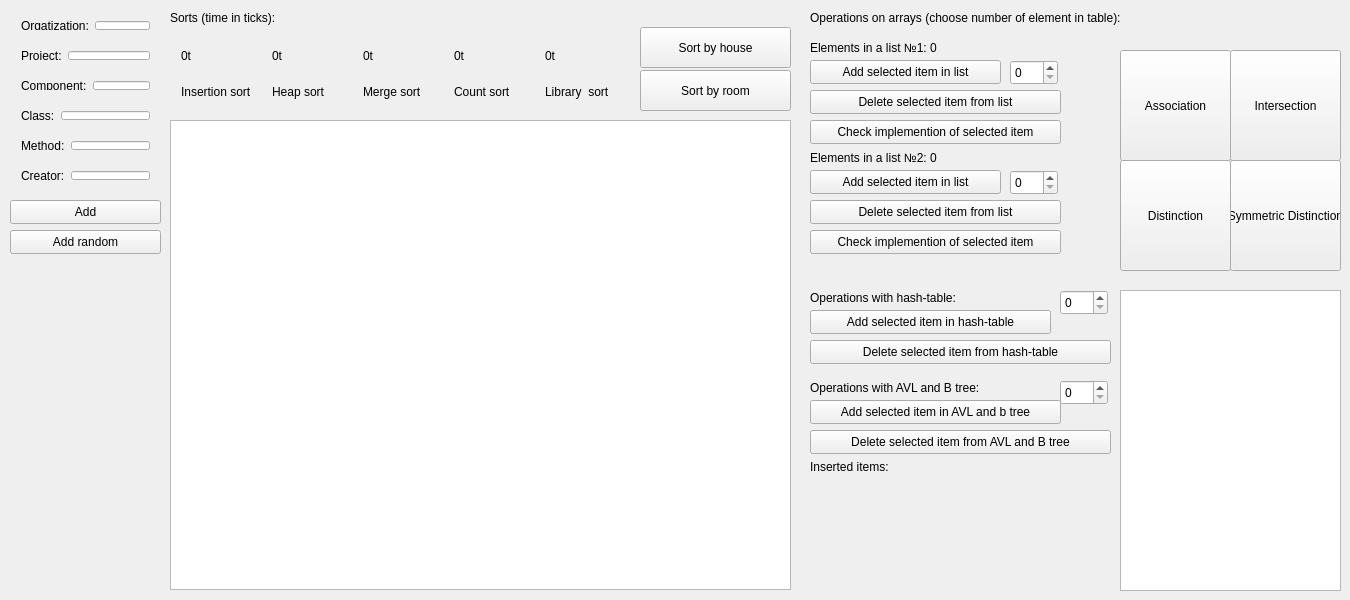
<?xml version="1.0" encoding="UTF-8"?>
<ui version="4.0">
 <class>MainWindow</class>
 <widget class="QMainWindow" name="MainWindow">
  <property name="geometry">
   <rect>
    <x>0</x>
    <y>0</y>
    <width>1350</width>
    <height>600</height>
   </rect>
  </property>
  <property name="windowTitle">
   <string>MainWindow</string>
  </property>
  <widget class="QWidget" name="centralWidget">
   <widget class="QTableWidget" name="tableWidget">
    <property name="geometry">
     <rect>
      <x>170</x>
      <y>120</y>
      <width>621</width>
      <height>470</height>
     </rect>
    </property>
   </widget>
   <widget class="QPushButton" name="pushButton">
    <property name="geometry">
     <rect>
      <x>10</x>
      <y>230</y>
      <width>151</width>
      <height>24</height>
     </rect>
    </property>
    <property name="text">
     <string>Add random</string>
    </property>
   </widget>
   <widget class="QWidget" name="horizontalLayoutWidget">
    <property name="geometry">
     <rect>
      <x>10</x>
      <y>10</y>
      <width>151</width>
      <height>31</height>
     </rect>
    </property>
    <layout class="QHBoxLayout" name="horizontalLayout">
     <item>
      <widget class="QLabel" name="label">
       <property name="text">
        <string>Orgatization:</string>
       </property>
      </widget>
     </item>
     <item>
      <widget class="QLineEdit" name="lineEdit">
       <property name="text">
        <string/>
       </property>
      </widget>
     </item>
    </layout>
   </widget>
   <widget class="QWidget" name="horizontalLayoutWidget_2">
    <property name="geometry">
     <rect>
      <x>10</x>
      <y>40</y>
      <width>151</width>
      <height>31</height>
     </rect>
    </property>
    <layout class="QHBoxLayout" name="horizontalLayout_2">
     <item>
      <widget class="QLabel" name="label_2">
       <property name="text">
        <string>Project:</string>
       </property>
      </widget>
     </item>
     <item>
      <widget class="QLineEdit" name="lineEdit_2">
       <property name="text">
        <string/>
       </property>
      </widget>
     </item>
    </layout>
   </widget>
   <widget class="QWidget" name="horizontalLayoutWidget_3">
    <property name="geometry">
     <rect>
      <x>10</x>
      <y>70</y>
      <width>151</width>
      <height>31</height>
     </rect>
    </property>
    <layout class="QHBoxLayout" name="horizontalLayout_3">
     <item>
      <widget class="QLabel" name="label_3">
       <property name="text">
        <string>Component:</string>
       </property>
      </widget>
     </item>
     <item>
      <widget class="QLineEdit" name="lineEdit_3">
       <property name="text">
        <string/>
       </property>
      </widget>
     </item>
    </layout>
   </widget>
   <widget class="QWidget" name="horizontalLayoutWidget_4">
    <property name="geometry">
     <rect>
      <x>10</x>
      <y>100</y>
      <width>151</width>
      <height>31</height>
     </rect>
    </property>
    <layout class="QHBoxLayout" name="horizontalLayout_4">
     <item>
      <widget class="QLabel" name="label_4">
       <property name="text">
        <string>Class:</string>
       </property>
      </widget>
     </item>
     <item>
      <widget class="QLineEdit" name="lineEdit_4">
       <property name="text">
        <string/>
       </property>
      </widget>
     </item>
    </layout>
   </widget>
   <widget class="QWidget" name="horizontalLayoutWidget_5">
    <property name="geometry">
     <rect>
      <x>10</x>
      <y>130</y>
      <width>151</width>
      <height>31</height>
     </rect>
    </property>
    <layout class="QHBoxLayout" name="horizontalLayout_5">
     <item>
      <widget class="QLabel" name="label_5">
       <property name="text">
        <string>Method:</string>
       </property>
      </widget>
     </item>
     <item>
      <widget class="QLineEdit" name="lineEdit_5">
       <property name="text">
        <string/>
       </property>
      </widget>
     </item>
    </layout>
   </widget>
   <widget class="QWidget" name="horizontalLayoutWidget_6">
    <property name="geometry">
     <rect>
      <x>10</x>
      <y>160</y>
      <width>151</width>
      <height>31</height>
     </rect>
    </property>
    <layout class="QHBoxLayout" name="horizontalLayout_6">
     <item>
      <widget class="QLabel" name="label_6">
       <property name="text">
        <string>Creator:</string>
       </property>
      </widget>
     </item>
     <item>
      <widget class="QLineEdit" name="lineEdit_6">
       <property name="text">
        <string/>
       </property>
      </widget>
     </item>
    </layout>
   </widget>
   <widget class="QPushButton" name="pushButton_2">
    <property name="geometry">
     <rect>
      <x>10</x>
      <y>200</y>
      <width>151</width>
      <height>24</height>
     </rect>
    </property>
    <property name="text">
     <string>Add</string>
    </property>
   </widget>
   <widget class="QLabel" name="label_7">
    <property name="geometry">
     <rect>
      <x>170</x>
      <y>10</y>
      <width>131</width>
      <height>16</height>
     </rect>
    </property>
    <property name="text">
     <string>Sorts (time in ticks):</string>
    </property>
   </widget>
   <widget class="QWidget" name="horizontalLayoutWidget_7">
    <property name="geometry">
     <rect>
      <x>170</x>
      <y>30</y>
      <width>471</width>
      <height>88</height>
     </rect>
    </property>
    <layout class="QHBoxLayout" name="horizontalLayout_7">
     <item>
      <layout class="QVBoxLayout" name="verticalLayout">
       <item>
        <widget class="QLabel" name="time_1">
         <property name="styleSheet">
          <string notr="true">text-align:center;</string>
         </property>
         <property name="text">
          <string>0t</string>
         </property>
        </widget>
       </item>
       <item>
        <widget class="QLabel" name="label_8">
         <property name="text">
          <string>Insertion sort</string>
         </property>
        </widget>
       </item>
      </layout>
     </item>
     <item>
      <layout class="QVBoxLayout" name="verticalLayout_2">
       <item>
        <widget class="QLabel" name="time_2">
         <property name="text">
          <string>0t</string>
         </property>
        </widget>
       </item>
       <item>
        <widget class="QLabel" name="label_9">
         <property name="text">
          <string>Heap sort</string>
         </property>
        </widget>
       </item>
      </layout>
     </item>
     <item>
      <layout class="QVBoxLayout" name="verticalLayout_3">
       <item>
        <widget class="QLabel" name="time_3">
         <property name="styleSheet">
          <string notr="true">text-align: center;</string>
         </property>
         <property name="text">
          <string>0t</string>
         </property>
        </widget>
       </item>
       <item>
        <widget class="QLabel" name="label_10">
         <property name="styleSheet">
          <string notr="true">text-align: center;</string>
         </property>
         <property name="text">
          <string>Merge sort</string>
         </property>
        </widget>
       </item>
      </layout>
     </item>
     <item>
      <layout class="QVBoxLayout" name="verticalLayout_4">
       <item>
        <widget class="QLabel" name="time_4">
         <property name="text">
          <string>0t</string>
         </property>
        </widget>
       </item>
       <item>
        <widget class="QLabel" name="label_11">
         <property name="text">
          <string>Count sort</string>
         </property>
        </widget>
       </item>
      </layout>
     </item>
     <item>
      <layout class="QVBoxLayout" name="verticalLayout_5">
       <item>
        <widget class="QLabel" name="time_5">
         <property name="text">
          <string>0t</string>
         </property>
        </widget>
       </item>
       <item>
        <widget class="QLabel" name="label_12">
         <property name="text">
          <string>Library  sort</string>
         </property>
        </widget>
       </item>
      </layout>
     </item>
    </layout>
   </widget>
   <widget class="QPushButton" name="pushButton_4">
    <property name="geometry">
     <rect>
      <x>640</x>
      <y>27</y>
      <width>151</width>
      <height>41</height>
     </rect>
    </property>
    <property name="text">
     <string>Sort by house</string>
    </property>
   </widget>
   <widget class="QPushButton" name="pushButton_room">
    <property name="geometry">
     <rect>
      <x>640</x>
      <y>70</y>
      <width>151</width>
      <height>41</height>
     </rect>
    </property>
    <property name="text">
     <string>Sort by room</string>
    </property>
   </widget>
   <widget class="QLabel" name="label_13">
    <property name="geometry">
     <rect>
      <x>810</x>
      <y>10</y>
      <width>461</width>
      <height>16</height>
     </rect>
    </property>
    <property name="text">
     <string>Operations on arrays (choose number of element in table):</string>
    </property>
   </widget>
   <widget class="QPushButton" name="pushButton_3">
    <property name="geometry">
     <rect>
      <x>810</x>
      <y>60</y>
      <width>191</width>
      <height>24</height>
     </rect>
    </property>
    <property name="text">
     <string>Add selected item in list</string>
    </property>
   </widget>
   <widget class="QPushButton" name="pushButton_5">
    <property name="geometry">
     <rect>
      <x>810</x>
      <y>90</y>
      <width>251</width>
      <height>24</height>
     </rect>
    </property>
    <property name="text">
     <string>Delete selected item from list</string>
    </property>
   </widget>
   <widget class="QLabel" name="label_14">
    <property name="geometry">
     <rect>
      <x>810</x>
      <y>40</y>
      <width>251</width>
      <height>16</height>
     </rect>
    </property>
    <property name="text">
     <string>Elements in a list №1: 0</string>
    </property>
   </widget>
   <widget class="QPushButton" name="pushButton_6">
    <property name="geometry">
     <rect>
      <x>810</x>
      <y>120</y>
      <width>251</width>
      <height>24</height>
     </rect>
    </property>
    <property name="text">
     <string>Check implemention of selected item</string>
    </property>
   </widget>
   <widget class="QPushButton" name="pushButton_7">
    <property name="geometry">
     <rect>
      <x>810</x>
      <y>170</y>
      <width>191</width>
      <height>24</height>
     </rect>
    </property>
    <property name="text">
     <string>Add selected item in list</string>
    </property>
   </widget>
   <widget class="QPushButton" name="pushButton_8">
    <property name="geometry">
     <rect>
      <x>810</x>
      <y>230</y>
      <width>251</width>
      <height>24</height>
     </rect>
    </property>
    <property name="text">
     <string>Check implemention of selected item</string>
    </property>
   </widget>
   <widget class="QLabel" name="label_15">
    <property name="geometry">
     <rect>
      <x>810</x>
      <y>150</y>
      <width>251</width>
      <height>16</height>
     </rect>
    </property>
    <property name="text">
     <string>Elements in a list №2: 0</string>
    </property>
   </widget>
   <widget class="QPushButton" name="pushButton_9">
    <property name="geometry">
     <rect>
      <x>810</x>
      <y>200</y>
      <width>251</width>
      <height>24</height>
     </rect>
    </property>
    <property name="text">
     <string>Delete selected item from list</string>
    </property>
   </widget>
   <widget class="QSpinBox" name="spinBox">
    <property name="geometry">
     <rect>
      <x>1010</x>
      <y>60</y>
      <width>48</width>
      <height>25</height>
     </rect>
    </property>
   </widget>
   <widget class="QSpinBox" name="spinBox_2">
    <property name="geometry">
     <rect>
      <x>1010</x>
      <y>170</y>
      <width>48</width>
      <height>25</height>
     </rect>
    </property>
   </widget>
   <widget class="QPushButton" name="pushButton_10">
    <property name="geometry">
     <rect>
      <x>1120</x>
      <y>50</y>
      <width>111</width>
      <height>111</height>
     </rect>
    </property>
    <property name="text">
     <string>Association</string>
    </property>
   </widget>
   <widget class="QPushButton" name="pushButton_11">
    <property name="geometry">
     <rect>
      <x>1230</x>
      <y>50</y>
      <width>111</width>
      <height>111</height>
     </rect>
    </property>
    <property name="text">
     <string>Intersection</string>
    </property>
   </widget>
   <widget class="QPushButton" name="pushButton_12">
    <property name="geometry">
     <rect>
      <x>1120</x>
      <y>160</y>
      <width>111</width>
      <height>111</height>
     </rect>
    </property>
    <property name="text">
     <string>Distinction</string>
    </property>
   </widget>
   <widget class="QPushButton" name="pushButton_13">
    <property name="geometry">
     <rect>
      <x>1230</x>
      <y>160</y>
      <width>111</width>
      <height>111</height>
     </rect>
    </property>
    <property name="text">
     <string>Symmetric Distinction</string>
    </property>
   </widget>
   <widget class="QLabel" name="label_16">
    <property name="geometry">
     <rect>
      <x>810</x>
      <y>290</y>
      <width>301</width>
      <height>16</height>
     </rect>
    </property>
    <property name="text">
     <string>Operations with hash-table:</string>
    </property>
   </widget>
   <widget class="QSpinBox" name="spinBox_3">
    <property name="geometry">
     <rect>
      <x>1060</x>
      <y>290</y>
      <width>48</width>
      <height>25</height>
     </rect>
    </property>
   </widget>
   <widget class="QPushButton" name="pushButton_14">
    <property name="geometry">
     <rect>
      <x>810</x>
      <y>310</y>
      <width>241</width>
      <height>24</height>
     </rect>
    </property>
    <property name="text">
     <string>Add selected item in hash-table</string>
    </property>
   </widget>
   <widget class="QTableWidget" name="tableWidget_2">
    <property name="geometry">
     <rect>
      <x>1120</x>
      <y>290</y>
      <width>221</width>
      <height>301</height>
     </rect>
    </property>
   </widget>
   <widget class="QPushButton" name="pushButton_15">
    <property name="geometry">
     <rect>
      <x>810</x>
      <y>340</y>
      <width>301</width>
      <height>24</height>
     </rect>
    </property>
    <property name="text">
     <string>Delete selected item from hash-table</string>
    </property>
   </widget>
   <widget class="QLabel" name="label_17">
    <property name="geometry">
     <rect>
      <x>810</x>
      <y>380</y>
      <width>291</width>
      <height>16</height>
     </rect>
    </property>
    <property name="text">
     <string>Operations with AVL and B tree:</string>
    </property>
   </widget>
   <widget class="QPushButton" name="pushButton_16">
    <property name="geometry">
     <rect>
      <x>810</x>
      <y>430</y>
      <width>301</width>
      <height>24</height>
     </rect>
    </property>
    <property name="text">
     <string>Delete selected item from AVL and B tree</string>
    </property>
   </widget>
   <widget class="QSpinBox" name="spinBox_4">
    <property name="geometry">
     <rect>
      <x>1060</x>
      <y>380</y>
      <width>48</width>
      <height>25</height>
     </rect>
    </property>
   </widget>
   <widget class="QPushButton" name="pushButton_17">
    <property name="geometry">
     <rect>
      <x>810</x>
      <y>400</y>
      <width>251</width>
      <height>24</height>
     </rect>
    </property>
    <property name="text">
     <string>Add selected item in AVL and b tree</string>
    </property>
   </widget>
   <widget class="QLabel" name="label_18">
    <property name="geometry">
     <rect>
      <x>810</x>
      <y>460</y>
      <width>301</width>
      <height>131</height>
     </rect>
    </property>
    <property name="text">
     <string>Inserted items:</string>
    </property>
    <property name="alignment">
     <set>Qt::AlignLeading|Qt::AlignLeft|Qt::AlignTop</set>
    </property>
   </widget>
  </widget>
 </widget>
 <layoutdefault spacing="6" margin="11"/>
 <resources/>
 <connections/>
</ui>
